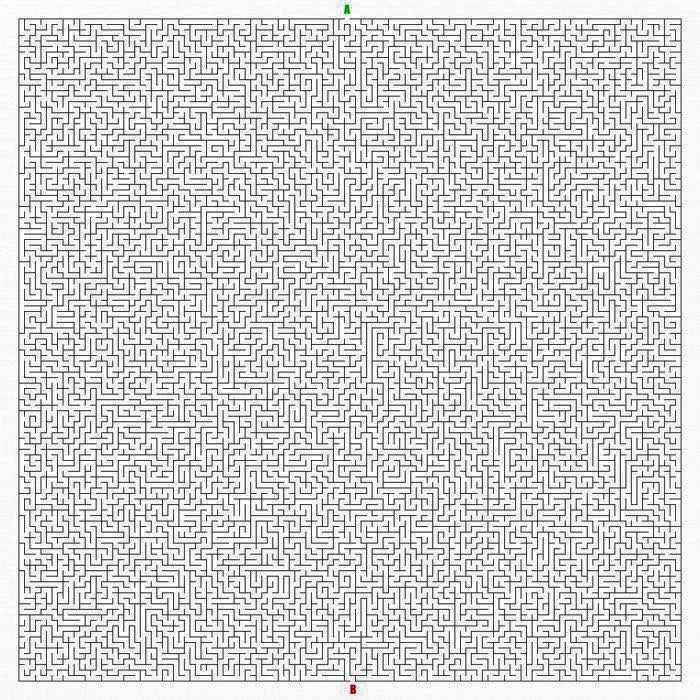
#> input picture maze.jpg, 700 x 700 px
$ python maze_solver.py
#> lines starting #> are read from the running program, lines starting #| are printed output that depends on the picture
#maze solver by talha korkmaz, @ talhakorkmaz.com
#pre and post image processing is made by me,
#implemented A* algorithm from https://hg.python.org/cpython/file/2.7/Lib/Queue.py

import sys
import pickle
from Queue import Queue
import cv2


img=cv2.imread('maze.jpg',0)
#> img: shape (700, 700); min 0, max 255, mean 209.7

img = img[19:681, 20:681]
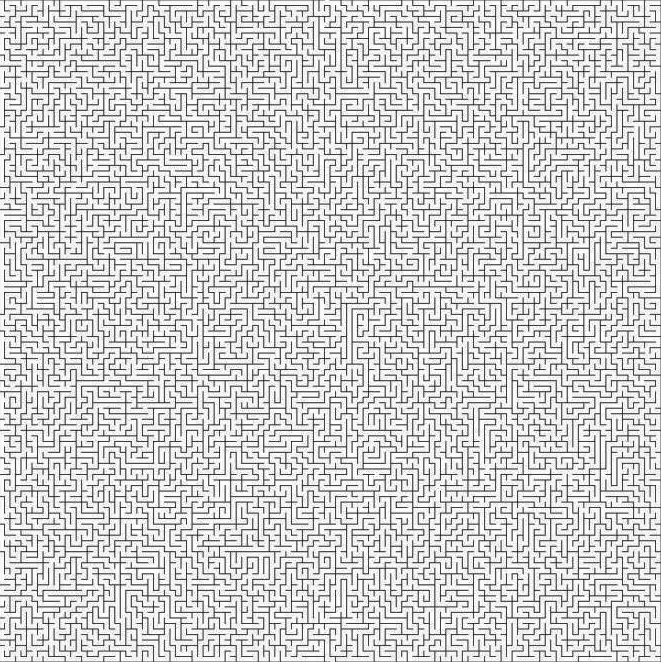
#> img: shape (662, 661); min 0, max 255, mean 206
img=cv2.bilateralFilter(img,8,50,50)

ret,img=cv2.threshold(img,200,255,cv2.THRESH_BINARY)
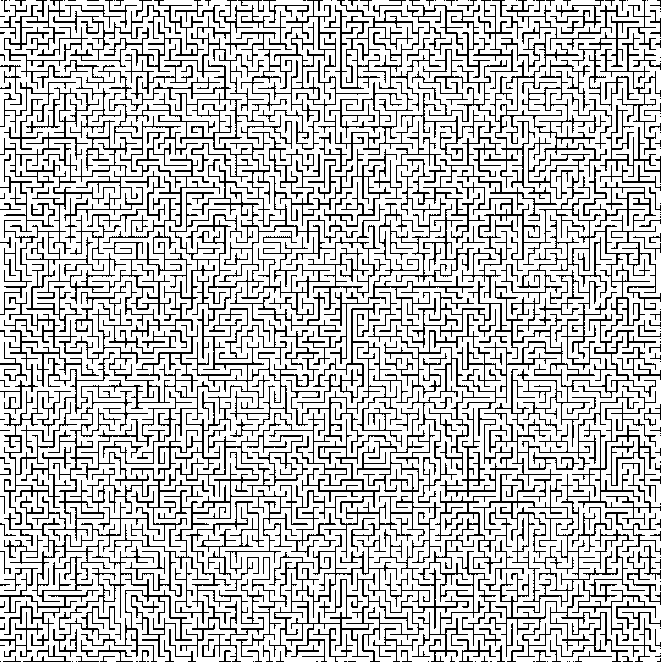
#> img: shape (662, 661); 75.9% white; black in thin lines or dots


for i in range(662):
    for j in range(661):
        try:
            if img[i][j]==0 and img[i+1][j]==255 and img[i-1][j]==255 and img[i][j+1]==255 and img[i][j-1]==255:
                img[i][j]=255
        except:
            pass
#> img: shape (662, 661); 75.9% white; black in thin lines or dots


start = (3,332)
end = (660,327)


def getadjacent(n):
    x,y = n
    return [(x-1,y),(x,y-1),(x+1,y),(x,y+1)]

def BFS(start, end, pixels):

#> called with start = (3, 332), end = (660, 327)
    queue = Queue()
    queue.put([start])

    while not queue.empty():

        path = queue.get()

        pixel = path[-1]

        if pixel == end:
            return path

        for adjacent in getadjacent(pixel):
            x,y = adjacent

            if x > 0 and y > 0 and img[x][y]==255 and x<661 and y<661:

                pixels[x][y] = 230
                new_path = list(path)
                new_path.append(adjacent)
                queue.put(new_path)
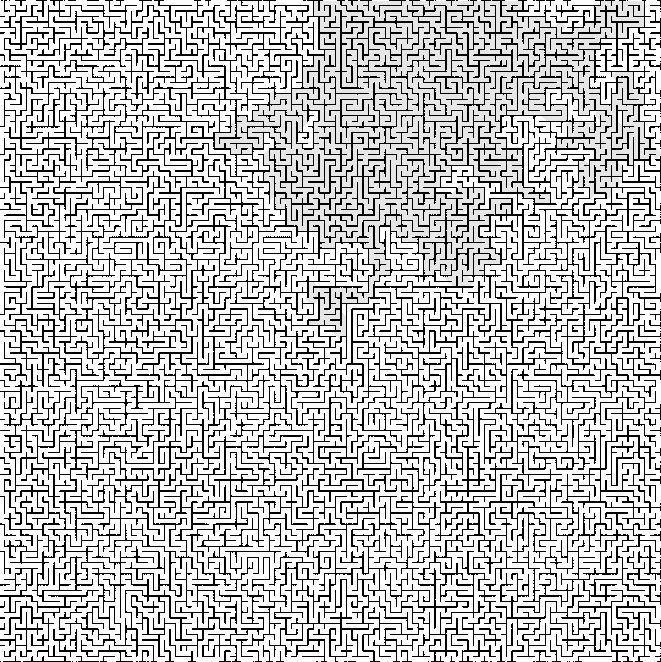
#> pixels: shape (662, 661); min 0, max 255, mean 190.3


#> (the run stopped early here; a loop or call above may not have finished)
